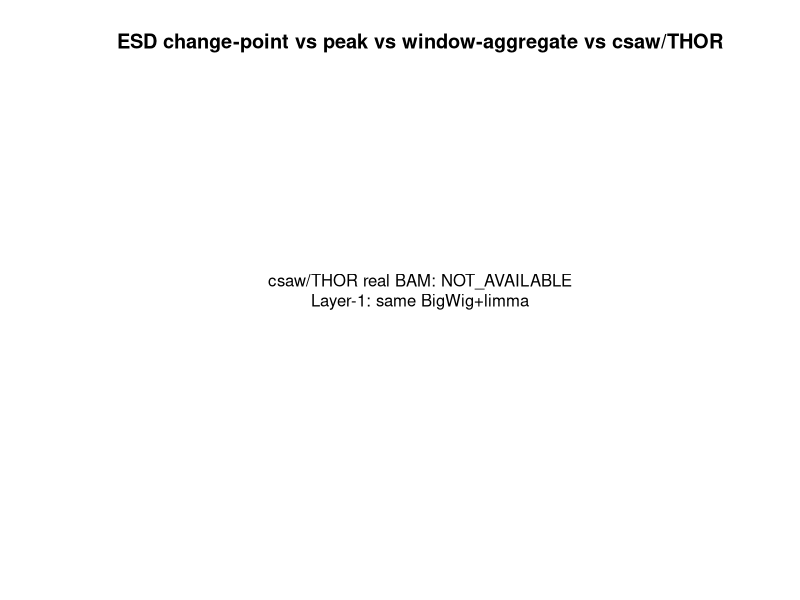
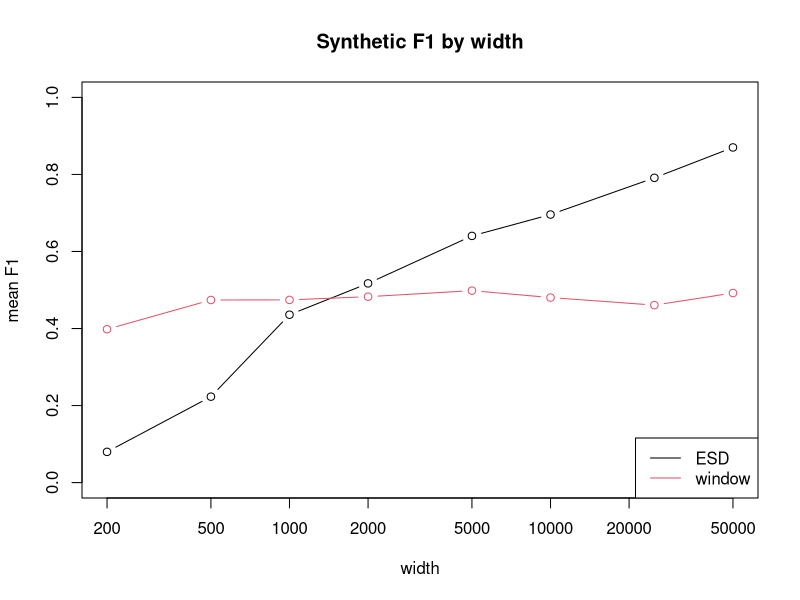
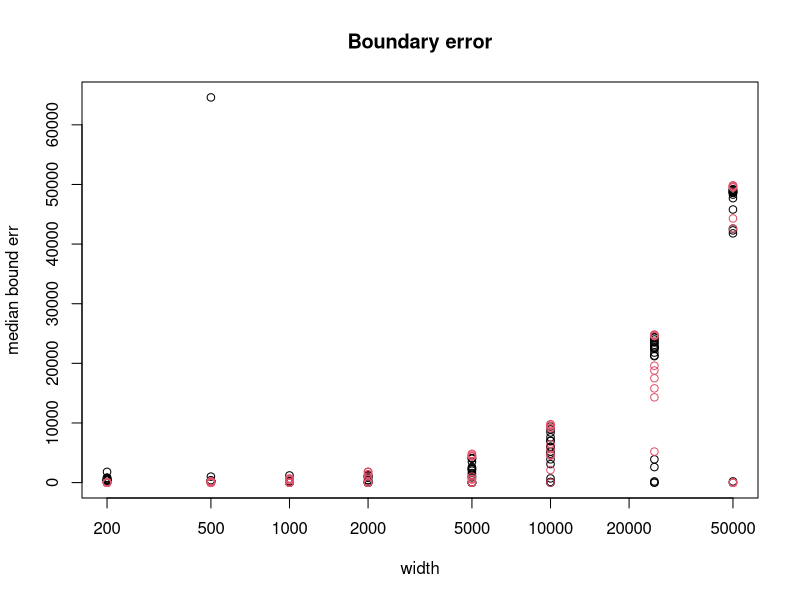
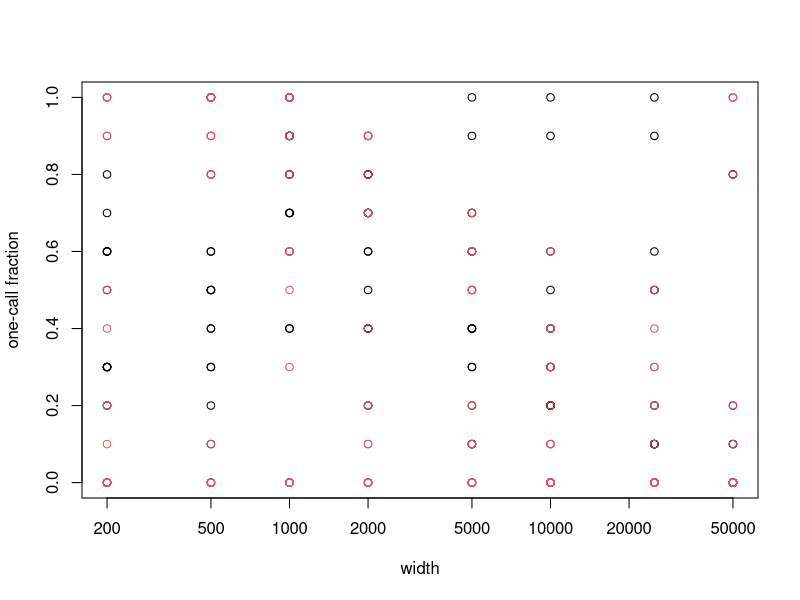
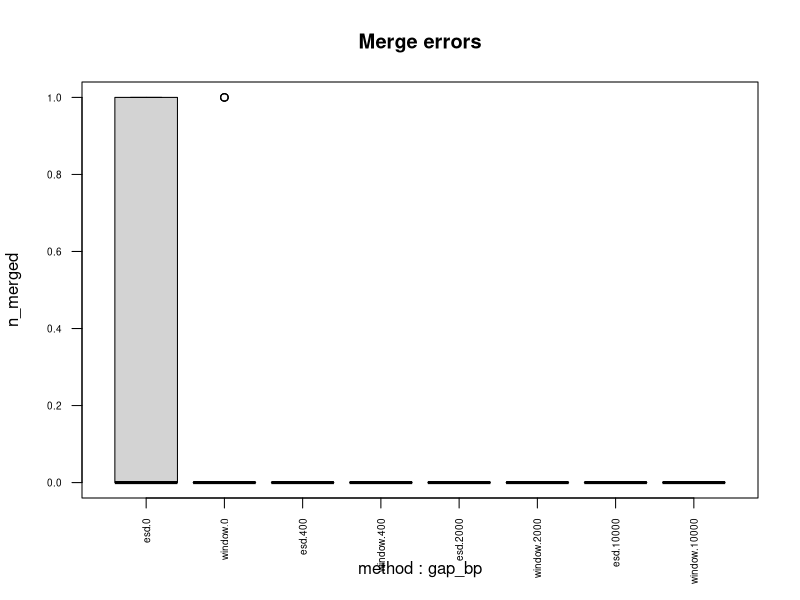
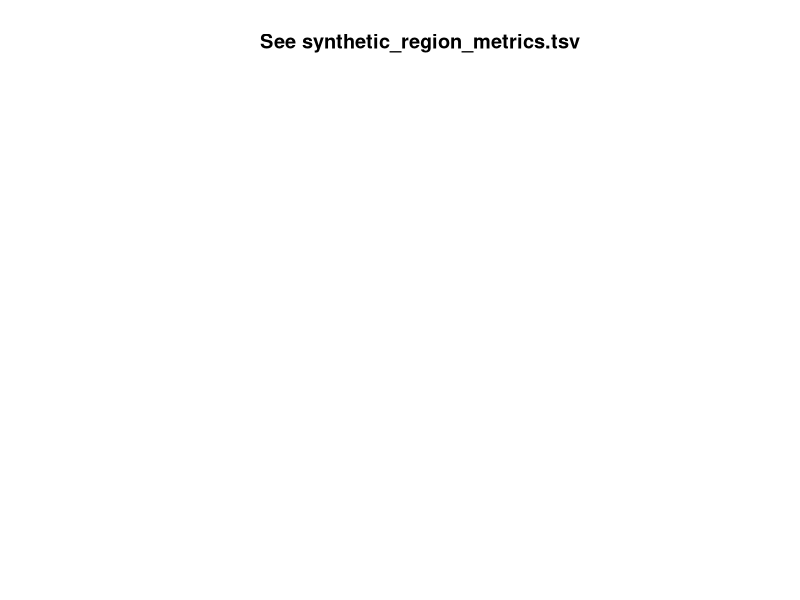
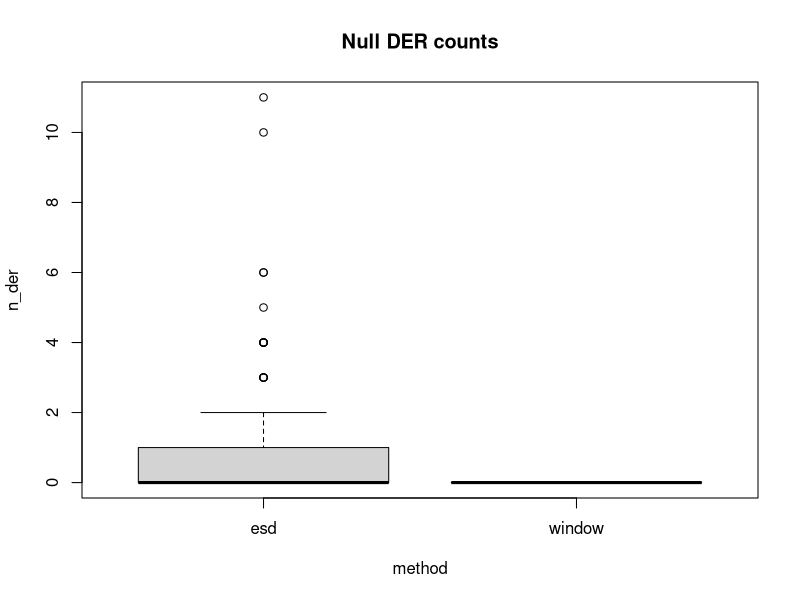
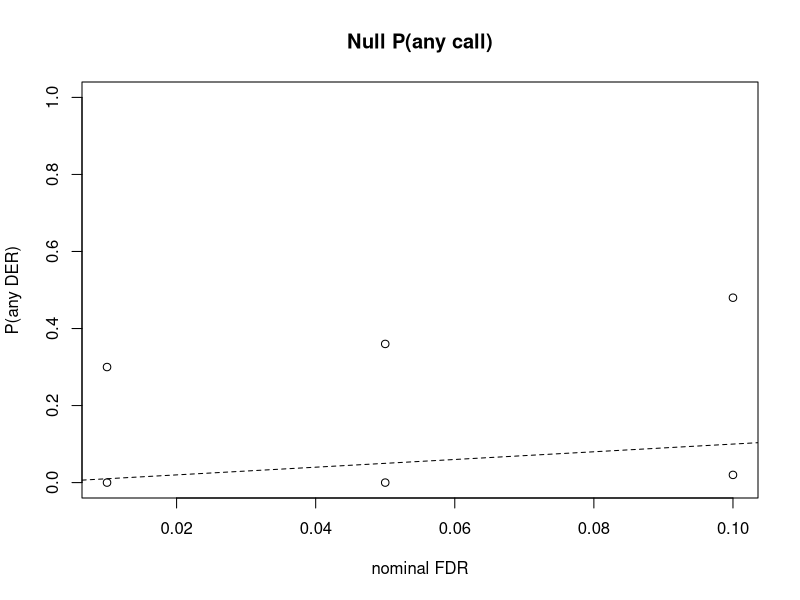

Write R code to recreate these figures, in order.
#!/usr/bin/env Rscript
dir.create("figures", showWarnings = FALSE)
pdfw <- function(f, w = 6, h = 4, expr) { pdf(f, w, h); expr; dev.off() }

pdfw("figures/v0.6_method_landscape.pdf", 7, 3, {
  plot.new(); title("ESD change-point vs peak vs window-aggregate vs csaw/THOR")
  text(0.5, 0.5, "csaw/THOR real BAM: NOT_AVAILABLE\nLayer-1: same BigWig+limma")
})

if (file.exists("results/v0.6/synthetic_region_metrics.tsv")) {
  syn <- read.table("results/v0.6/synthetic_region_metrics.tsv", header = TRUE, sep = "\t")
  agg <- aggregate(f1 ~ method + width, syn, mean, na.rm = TRUE)
  pdfw("figures/v0.6_synthetic_power.pdf", 7, 4, {
    plot(agg$width[agg$method == "esd"], agg$f1[agg$method == "esd"],
         log = "x", type = "b", ylim = c(0, 1), xlab = "width", ylab = "mean F1",
         main = "Synthetic F1 by width")
    lines(agg$width[agg$method == "window"], agg$f1[agg$method == "window"],
          type = "b", col = 2)
    legend("bottomright", c("ESD", "window"), col = 1:2, lty = 1)
  })
  if (file.exists("results/v0.6/synthetic_boundary_metrics.tsv")) {
    b <- read.table("results/v0.6/synthetic_boundary_metrics.tsv", header = TRUE, sep = "\t")
    pdfw("figures/v0.6_boundary_error_by_width.pdf", 7, 4, {
      plot(b$width[b$method == "esd"], b$med_bound_err[b$method == "esd"],
           log = "x", xlab = "width", ylab = "median bound err",
           main = "Boundary error")
      points(b$width[b$method == "window"], b$med_bound_err[b$method == "window"], col = 2)
    })
  }
  if (file.exists("results/v0.6/synthetic_fragmentation.tsv")) {
    f <- read.table("results/v0.6/synthetic_fragmentation.tsv", header = TRUE, sep = "\t")
    pdfw("figures/v0.6_fragmentation_by_width.pdf", 7, 4, {
      plot(f$width[f$method == "esd"], f$one_call_frac[f$method == "esd"],
           log = "x", ylim = c(0, 1), xlab = "width", ylab = "one-call fraction")
      points(f$width[f$method == "window"], f$one_call_frac[f$method == "window"], col = 2)
    })
  }
} else {
  for (fn in c("figures/v0.6_synthetic_power.pdf",
               "figures/v0.6_boundary_error_by_width.pdf",
               "figures/v0.6_fragmentation_by_width.pdf")) {
    pdfw(fn, 5, 3, { plot.new(); title("synthetic pending") })
  }
}

if (file.exists("results/v0.6/synthetic_merge_split_errors.tsv")) {
  ms <- read.table("results/v0.6/synthetic_merge_split_errors.tsv", header = TRUE, sep = "\t")
  pdfw("figures/v0.6_merge_split_error.pdf", 6, 4, {
    boxplot(n_merged ~ method + gap_bp, data = ms, las = 2, cex.axis = 0.6,
            main = "Merge errors")
  })
} else pdfw("figures/v0.6_merge_split_error.pdf", 5, 3, { plot.new(); title("pending") })

pdfw("figures/v0.6_effect_noise_phase_diagram.pdf", 5, 3, {
  plot.new(); title("See synthetic_region_metrics.tsv")
})

if (file.exists("results/v0.6/null_simulation.tsv")) {
  nl <- read.table("results/v0.6/null_simulation.tsv", header = TRUE, sep = "\t")
  pdfw("figures/v0.6_null_pvalue_calibration.pdf", 6, 4, {
    boxplot(n_der ~ method, data = nl, main = "Null DER counts")
  })
} else pdfw("figures/v0.6_null_pvalue_calibration.pdf", 5, 3, { plot.new(); title("pending") })

if (file.exists("results/v0.6/fdr_calibration.tsv")) {
  fd <- read.table("results/v0.6/fdr_calibration.tsv", header = TRUE, sep = "\t")
  pdfw("figures/v0.6_nominal_vs_empirical_fdr.pdf", 6, 4, {
    plot(fd$alpha, fd$any_der, xlab = "nominal FDR", ylab = "P(any DER)",
         ylim = c(0, 1), main = "Null P(any call)")
    abline(0, 1, lty = 2)
  })
} else pdfw("figures/v0.6_nominal_vs_empirical_fdr.pdf", 5, 3, { plot.new(); title("pending") })

rd <- read.table("results/v0.6/realdata_calls_summary.tsv", header = TRUE, sep = "\t")
pdfw("figures/v0.6_realdata_gain_loss.pdf", 7, 4, {
  barplot(rbind(rd$GAIN, rd$LOSS), beside = TRUE, names.arg = paste(rd$dataset, rd$method),
          las = 2, cex.names = 0.5, legend.text = c("GAIN", "LOSS"))
})
pdfw("figures/v0.6_realdata_domain_fragmentation.pdf", 5, 4, {
  fr <- read.table("results/v0.6/realdata_fragmentation.tsv", header = TRUE, sep = "\t")
  barplot(fr$fragmentation_index, names.arg = fr$dataset, main = "peaks per ESD DER")
})

cs <- read.table("results/v0.6/gse280947_classC_support.tsv", header = TRUE, sep = "\t")
pdfw("figures/v0.6_classC_decomposition.pdf", 5, 4, {
  barplot(cs$n, names.arg = cs$subclass, main = "Class C subclasses")
})
pr <- read.table("results/v0.6/promoter_geometry_diagnostic.tsv", header = TRUE, sep = "\t")
pdfw("figures/v0.6_promoter_geometry_control.pdf", 7, 4, {
  barplot(rbind(pr$frac_c, pr$frac_a), beside = TRUE, names.arg = pr$comparison,
          las = 2, cex.names = 0.45, legend.text = c("C", "control"),
          main = "Promoter fraction")
})
pdfw("figures/v0.6_runtime_memory.pdf", 5, 3, {
  plot.new(); title("See runtime_benchmark.tsv")
})
message("v0.6 figures written")
